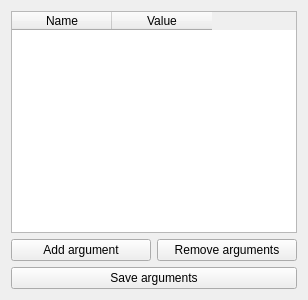
<?xml version="1.0" encoding="UTF-8"?>
<ui version="4.0">
 <class>Form</class>
 <widget class="QWidget" name="Form">
  <property name="geometry">
   <rect>
    <x>0</x>
    <y>0</y>
    <width>308</width>
    <height>300</height>
   </rect>
  </property>
  <property name="windowTitle">
   <string>Edit native arguments</string>
  </property>
  <layout class="QGridLayout" name="gridLayout">
   <item row="1" column="0">
    <widget class="QPushButton" name="add_argument_button">
     <property name="text">
      <string>Add argument</string>
     </property>
    </widget>
   </item>
   <item row="1" column="1">
    <widget class="QPushButton" name="remove_arguments_button">
     <property name="text">
      <string>Remove arguments</string>
     </property>
    </widget>
   </item>
   <item row="3" column="0" colspan="2">
    <widget class="QPushButton" name="save_arguments_button">
     <property name="text">
      <string>Save arguments</string>
     </property>
    </widget>
   </item>
   <item row="0" column="0" colspan="2">
    <widget class="QTableWidget" name="table_widget">
     <column>
      <property name="text">
       <string>Name</string>
      </property>
     </column>
     <column>
      <property name="text">
       <string>Value</string>
      </property>
     </column>
    </widget>
   </item>
  </layout>
 </widget>
 <resources/>
 <connections/>
</ui>
